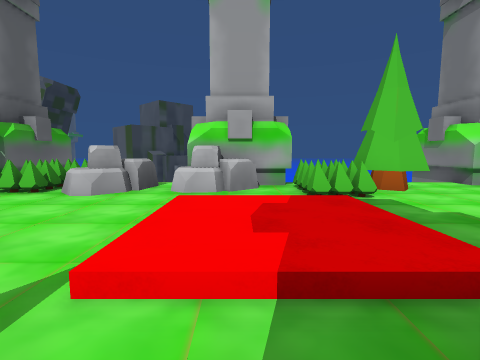
[1] (above)

12 first-person views from a walk through a scene from a Unity 3-D project. The camera is 1.5 m above the floor, tilts 6° down and sees 85° across. The floor is counted in squares, 2 m on a side. Each view is taken from the middle of a square. On the plan, view 1 faces up. The plan holds only what a view shows up to about 9 squares ahead; the rest is blank. The place goes on beyond the plan. The player is left out. Some surface patterns are stand-ins.

[2]
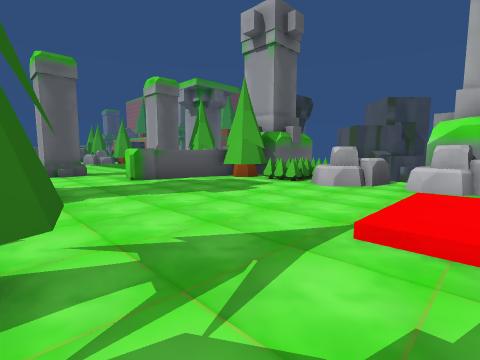

[3]
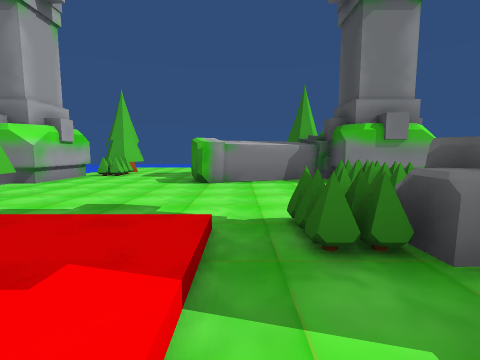

[4]
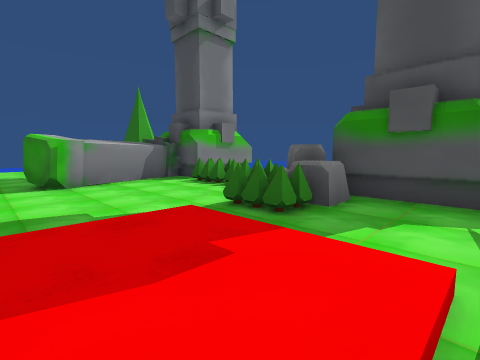

[5]
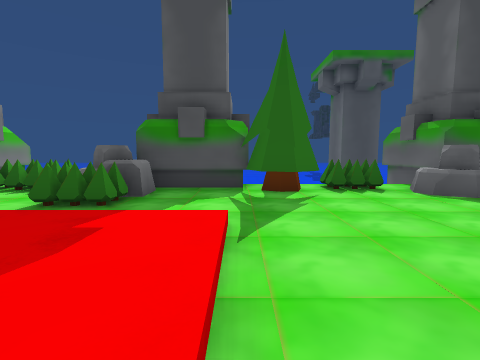

[6]
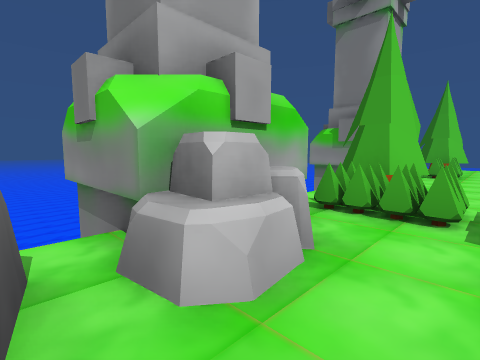

[7]
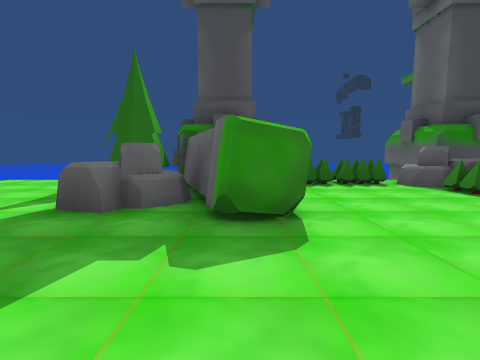

[8]
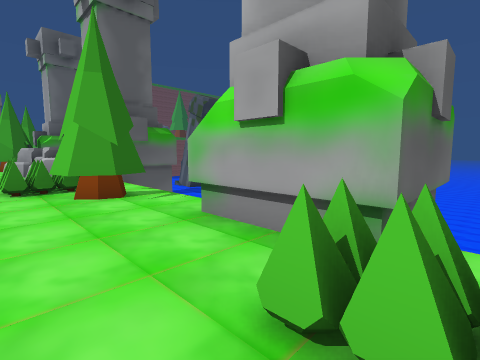

[9]
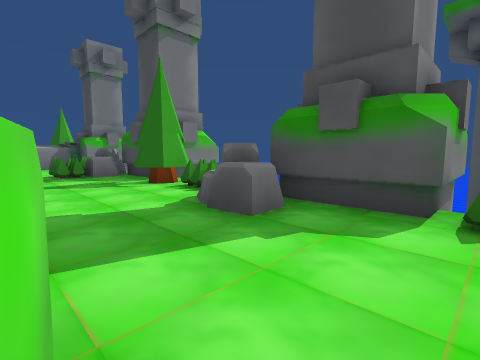

[10]
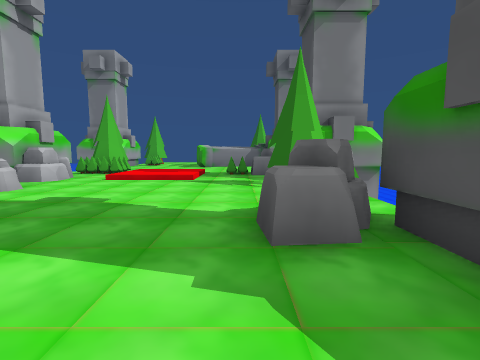

[11]
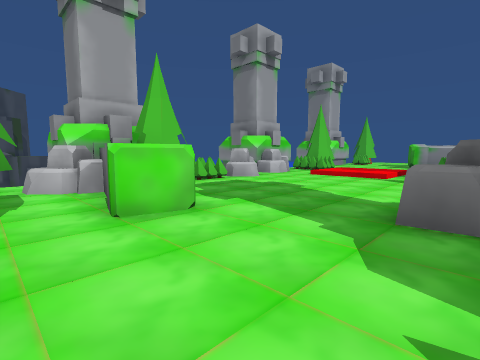

[12]
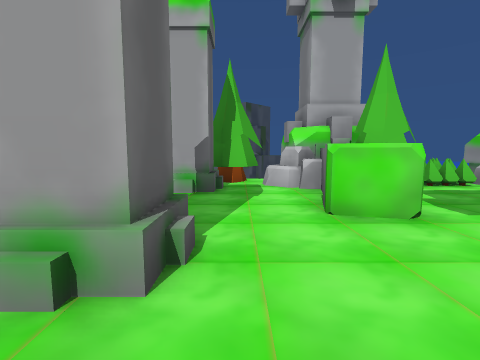

### Floor plan
Key: @ floor where view 1 was taken; # wall or solid block; x gap in a wall; . main floor; : floor 0.25 m higher than the main floor; / step, stairs or slope; = window, fence, low wall or low ledge; ^ raised ledge; v drop or lower ground.
Columns run from 11 left of view 1 to 12 right of it. Each row starts with its distance up from view 1.
  8    v #v   ###   v##v
  7    v ##  v###vvvxv#v
  6  #x #### ^#####..####
  5  x.######x^^=##....=#
  4  #.##.......//......
  3  ..##...../::........
  2  ...#...../::....#.=..
  1  #...............###..
  0 v....==....@=#...##....
 -1   ...##..#..#####.###...
 -2    x###vx####v######  ..
 -3    v# v   ###   ##
 -4    v# v   v v   v#

Where each view was taken, in squares from view 1:
view 1: 0 up, 0 right, facing up
view 2: 1 down, 0 right, facing up-left
view 3: 1 up, 1 left, facing right
view 4: 3 up, 1 left, facing down-right
view 5: 4 up, 1 left, facing down
view 6: 4 up, 2 left, facing up-right
view 7: 5 up, 6 right, facing down
view 8: 4 up, 8 right, facing up-left
view 9: 2 up, 8 left, facing down-right
view 10: 0 up, 8 left, facing right
view 11: 1 down, 9 left, facing up-right
view 12: 1 down, 9 left, facing up
